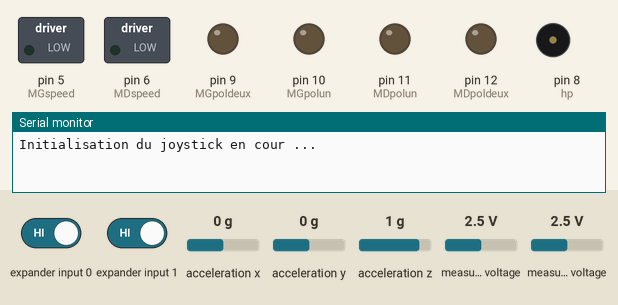
This sketch was run on a simulated Arduino Uno, built with avr-gcc and run on an emulated ATmega328P. Shown: switched loads named in the sketch (green lamp = pin HIGH), output pins drawn as LEDs (lit = HIGH), buzzer (waves = sounding), the last lines printed to the serial monitor. Wiring (inferred from the names in the program): Wii Nunchuk at I2C address 0x52. The inputs (shaded band) are chosen by the test bench; at power-on: expander input 0 HIGH, expander input 1 HIGH, measured voltage 2.5 V, acceleration x 0 g, acceleration y 0 g, acceleration z 1 g.

Above: at 0.8 s.
0.9 s: expander input 0 driven LOW and expander input 1 driven LOW
At 1.08 s:
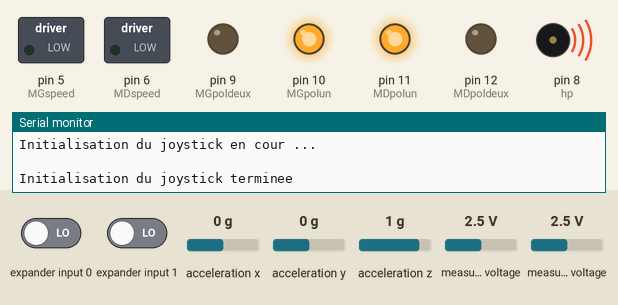
3.9 s: measured voltage (sensor 201) set to 0.1 V
At 4.38 s:
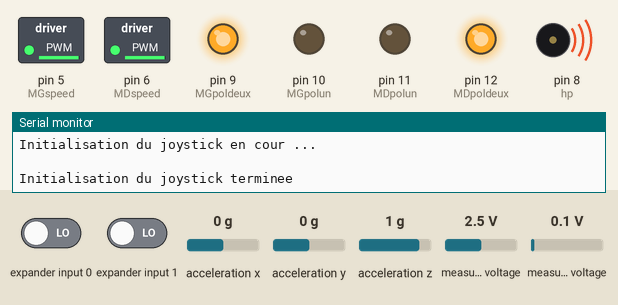
6.9 s: measured voltage (sensor 200) set to 2.3 V
At 7.69 s:
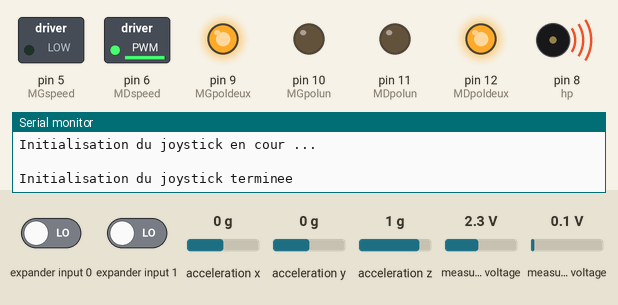
9.9 s: measured voltage (sensor 201) set to 3.8 V
At 10.34 s:
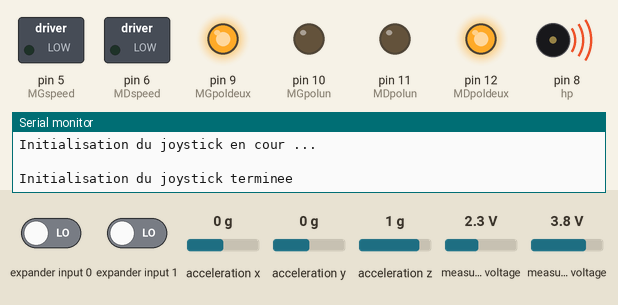
12.9 s: expander input 0 driven HIGH
At 14.2 s:
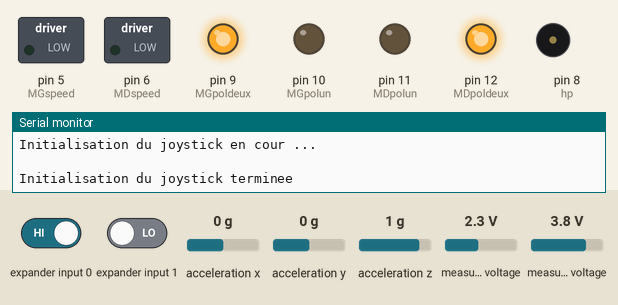
14.6 s: expander input 0 driven LOW
At 14.77 s:
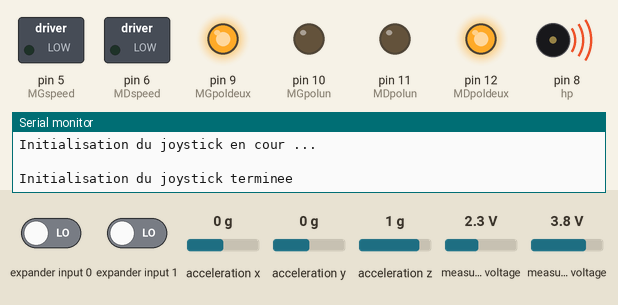
Timing chart, 0 to 18.6 s (numbered marks = the images above; inputs shaded):
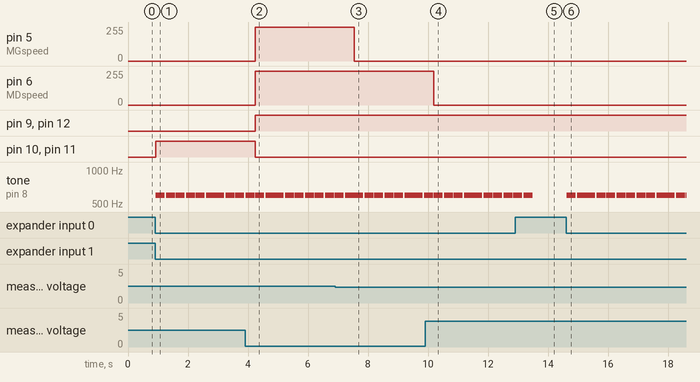

Measured:
- the behaviour switches between 2.5 and 2.4 V on measured voltage (sensor 200) (found by bisection; images 2 and 3)
- after the input at 0.9 s, pin 10 (MGpolun), pin 11 (MDpolun): LOW → HIGH at once; tone on pin 8 (hp): alternates 600 Hz for 0.30 s and silent for 0.03 s, starting at once
- after the input at 3.9 s, pin 5 (MGspeed), pin 6 (MDspeed): 0/255 → 252/255 after 0.34 s; pin 9 (MGpoldeux), pin 12 (MDpoldeux): LOW → HIGH after 0.34 s; pin 10 (MGpolun), pin 11 (MDpolun): HIGH → LOW after 0.34 s
- after the input at 6.9 s, pin 5 (MGspeed): 252/255 → 0/255 after 0.64 s
- after the input at 9.9 s, pin 6 (MDspeed): 252/255 → 0/255 after 0.29 s
- after the input at 12.9 s, tone on pin 8 (hp): goes on until 13.5 s, then stays silent
- after the input at 14.6 s, tone on pin 8 (hp): alternates 600 Hz for 0.30 s and silent for 0.03 s, starting at once

The sketch:

avec-fil.ino
```cpp
/*
Robot-Atelier
Les programmes pour le robot de l'atelier avec la nunchuck avec et sans fil
Programme par Alexis MOYART
*/

//Inclu les libraires
#include <Wire.h>
#include <ArduinoNunchuk.h>

//Définie la vitesse du port série
#define BAUDRATE 19200

//Déclare les valeurs initiales de x
int milx;
int maxx = 0;
int minx = 1024;

//Déclare les valeurs initiales de y
int mily;
int maxy = 0;
int miny = 1024;

//Déclare les valeurs modulables de x et y
int valx;
int valy;

//Définie les pins moteur gauche (à définir)
const int MGpolun = 10;
const int MGpoldeux = 9 ;
const int MGspeed = 5;

//Définie les pins moteur droite (à définir)
const int MDpolun = 11;
const int MDpoldeux = 12;
const int MDspeed = 6;

const int hp = 8;

//Déclare les variable de stockage des vitesses
int vitesseMG;
int vitesseMD;

//Déclare la libraire ArduinoNunchuk
ArduinoNunchuk nunchuk = ArduinoNunchuk();

void setup()
{
  //Initialise le port série
  Serial.begin(BAUDRATE);

  //Initialise le nunchuk
  nunchuk.init();

  //Déclare les pins du moteur gauche en tant que sortie
  pinMode(MGpolun, OUTPUT);
   pinMode(MGpoldeux, OUTPUT);
    pinMode(MGspeed, OUTPUT);

  //Déclare les pins du moteur droit en tant que sortie
  pinMode(MDpolun, OUTPUT);
   pinMode(MDpoldeux, OUTPUT);
    pinMode(MDspeed, OUTPUT);

  //S'assure que les moteurs soit éteint
  analogWrite(MGspeed, vitesseMG);
  analogWrite(MDspeed, vitesseMD);

  //Définie les valeurs milieux de x et y
  nunchuk.update();
  milx = nunchuk.analogX;
  mily = nunchuk.analogY;

  //Affiche un message dans le moniteur série
  Serial.println("Initialisation du joystick en cour ...");
  Serial.println(' ');

  //Définie les valeurs Min et Max de x et y
  for(nunchuk.update(); nunchuk.cButton == 0 || nunchuk.zButton == 0; nunchuk.update()) {
    maxx = max(maxx, nunchuk.analogX);
    minx = min(minx, nunchuk.analogX);
    maxy = max(maxy, nunchuk.analogY);
    miny = min(miny, nunchuk.analogY);
  }

  //Affiche un message dans le moniteur série
  Serial.println("Initialisation du joystick terminee");
}

void loop()
{
  miseajour();
  polaritemoteur();
  speedmoteur();
  klaxon();
}

void miseajour()
{
  //Met à jours les valeurs reçue par le joystick
  nunchuk.update();

  //Met à niveau les valeurs reçue par le joystick pour x
  if(nunchuk.analogX == milx) {valx = 0;}
  else {
    if(nunchuk.analogX > milx) {valx = map(nunchuk.analogX, milx, maxx, 0, 100);}
    if(nunchuk.analogX < milx) {valx = map(nunchuk.analogX, minx, milx, -100, 0);}
  }

  //Met à niveau les valeurs reçue par le joystick pour y
  if(nunchuk.analogY == mily) {valx = 0;}
  else {
    if(nunchuk.analogY > mily) {valy = map(nunchuk.analogY, mily, maxy, 0, 100);}
    if(nunchuk.analogY < mily) {valy = map(nunchuk.analogY, miny, mily, -100, 0);}
  }
}

void polaritemoteur()
{
  //Met les deux moteurs en marche arrière
  if(valy < 0) {
    digitalWrite(MGpolun, LOW);
    digitalWrite(MGpoldeux, HIGH);
    digitalWrite(MDpolun, LOW);
    digitalWrite(MDpoldeux, HIGH);
  }

  //Met les deux moteurs en marche avant
  if(valy >= 0) {
    digitalWrite(MGpolun, HIGH);
    digitalWrite(MGpoldeux, LOW);
    digitalWrite(MDpolun, HIGH);
    digitalWrite(MDpoldeux, LOW);
  }
}

void speedmoteur()
{
  //Pffffiou, là c'est le gros bazard, en gros, je regarde dans quelle zone est je joystick et calcule les vitesse !

  //Zone basse du joystick
  if(valy < -5) {

    //Zone basse gauche du joystick
    if(valx < -10) {
      vitesseMG = map((valy - valx), 0, -100, 0, 255);
      vitesseMD = map(valy, 0, -100, 0, 255);
    }

    //Zone basse centrale du joystick
    if(valx >= -10 && valx <= 10) {
      vitesseMG = map(valy, 0, -100, 0, 255);
      vitesseMD = map(valy, 0, -100, 0, 255);
    }

    //Zone basse droite du joystick
    if(valx > 10) {
      vitesseMG = map(valy, 0, -100, 0, 255);
      vitesseMD = map((valy + valx), 0, -100, 0, 255);
    }
  }

  //Zone de "marge d'erreur" où les moteurs sont éteints
  if(valy >= -5 && valy <= 5) {
    vitesseMG = 0;
    vitesseMD = 0;
  }

  //Zone haute du joystick
  if(valy > 5) {

    //Zone haute gauche du joystick
    if(valx < -10) {
      vitesseMG = map((valy + valx), 0, 100, 0, 255);
      vitesseMD = map(valy, 0, 100, 0, 255);
    }

    //Zone haute centrale du joystick
    if(valx >= -10 && valx <= 10) {
      vitesseMG = map(valy, 0, 100, 0, 255);
      vitesseMD = map(valy, 0, 100, 0, 255);
    }

    //Zone haute droite du joystick
    if(valx > 10) {
      vitesseMG = map(valy, 0, 100, 0, 255);
      vitesseMD = map((valy - valx), 0, 100, 0, 255);
    }
  }

  //Active les moteurs aux bonnes vitesses
  analogWrite(MGspeed, vitesseMG);
  analogWrite(MDspeed, vitesseMD);
}

void klaxon()
{
  //Fait un double BIP si le bouton Z est préssé
  if(nunchuk.zButton == 1) {

   //Fait un premier BIP
    tone(hp, 600, 300);
    delay(300);
    noTone(hp);

    //Attend un petit peu avant le second
    delay(50);

    //Fait un second BIP
    tone(hp, 600, 300);
    delay(300);
    noTone(hp);
  }
}
```

ArduinoNunchuk.h
```cpp
// (licence header left out)
#ifndef ArduinoNunchuk_H
#define ArduinoNunchuk_H

#include <Arduino.h>

class ArduinoNunchuk
{
  public:
    int analogX;
    int analogY;
    int accelX;
    int accelY;
    int accelZ;
    int zButton;
    int cButton;

    void init();
    void update();

  private:
    void _sendByte(byte data, byte location);
};

#endif
```
